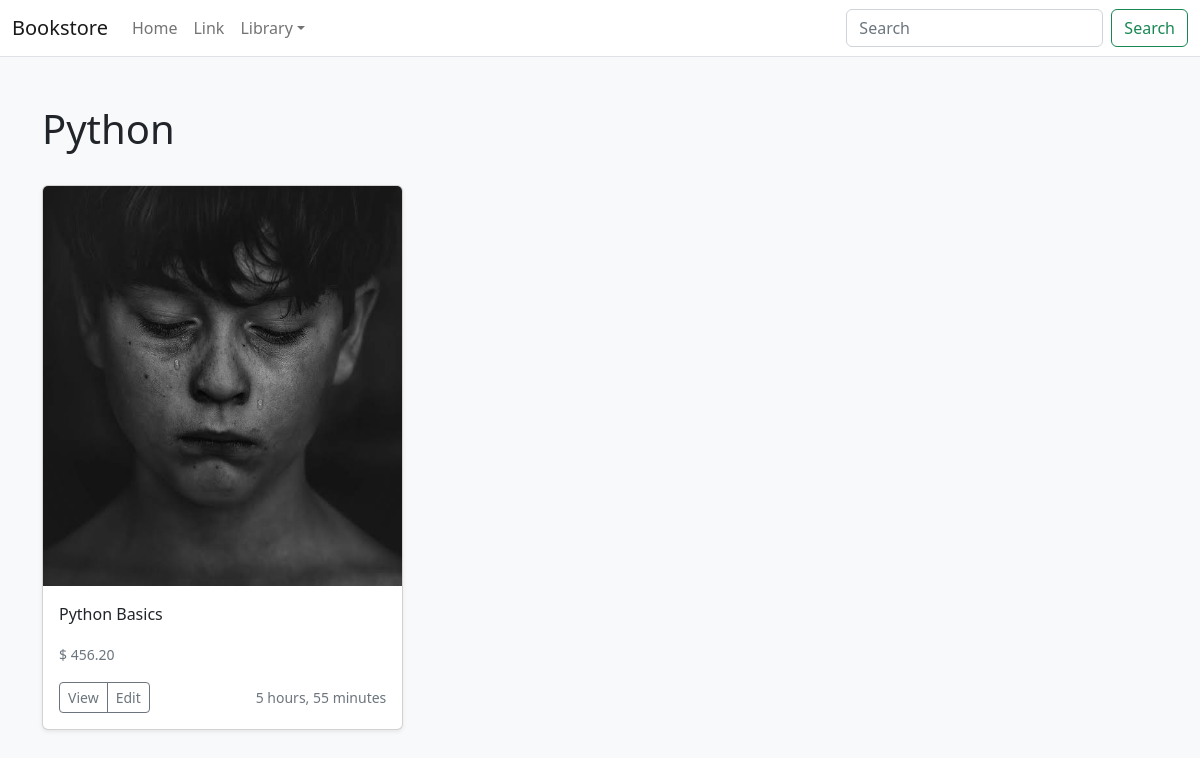
Page /search/python/ on the committed database.
### store/models.py (models this page shows, shortened)
class Category(models.Model):
    name = models.CharField(max_length=255, db_index=True)
    slug = models.SlugField(max_length=255, unique=True)
    class Meta:
        verbose_name_plural = "categories"
    def get_absolute_url(self):
        return reverse('store:category_list', args=[self.slug])

class Product(models.Model):
    category = models.ForeignKey(Category, related_name="product", on_delete=models.CASCADE)
    created_by = models.ForeignKey(User, on_delete=models.CASCADE, related_name="product_creator")
    title = models.CharField(max_length=255)
    author = models.CharField(max_length=255, default="admin")
    description = models.TextField(blank=True)
    image = models.ImageField(upload_to="images/")
    slug = models.SlugField(max_length=255)
    price = models.DecimalField(max_digits=5, decimal_places=2)
    in_stock = models.BooleanField(default=True)
    is_active = models.BooleanField(default=True)
    created = models.DateTimeField(auto_now_add=True)
    updated = models.DateTimeField(auto_now=True)
    class Meta:
        verbose_name_plural = "Products"
        ordering = ("-created",)
    def get_absolute_url(self):
        return reverse('store:product_detail', args=[self.slug])

### store/views.py (the view)
# urls.py: path('search/<slug:category_slug>/', views.category_list, name="category_list"),
def category_list(request, category_slug):
    category = get_object_or_404(Category, slug=category_slug)
    products = Product.objects.filter(category=category)
    context = {
        "category": category,
        "products": products
    }
    return render(request, "store/products/category.html", context)

### store/views.py (called while the page is built)
def categories(request):
    return {
        'categories': Category.objects.all()
    }

### templates/store/products/category.html (shortened to what this page needs)
{% extends "../base.html" %}
{% load static %}
{% block content %}
<main>
    <div class="album py-5 bg-light">
      <div class="container">
        <div class="pb-3 h5"><h1>{{category.name}}</h1></div>
        <div class="row row-cols-1 row-cols-sm-2 row-cols-md-3 g-3">
            {% for product in products %}
                <div class="col">
                    <div class="card shadow-sm">
                    <img class="card-img-top" alt="Responsive image" src="{{ product.image.url }}" width="50%" height="400vw" object-fit="cover">
                    <div class="card-body">
                        <p class="card-text">
                            <a class="text-dark text-decoration-none" href="{{ product.get_absolute_url }}">{{ product.title }}</a>
                        </p>
                        <p class="card-text">
                            <small class="text-muted">$ {{ product.price }}</small>
                        </p>
                        <div class="d-flex justify-content-between align-items-center">
                        <div class="btn-group">
                            <button type="button" class="btn btn-sm btn-outline-secondary">View</button>
                            <button type="button" class="btn btn-sm btn-outline-secondary">Edit</button>
                        </div>
                        <small class="text-muted">{{product.created|timesince}}</small>
                        </div>
                    </div>
                    </div>
                </div>
            {% endfor %}
        </div>
      </div>
    </div>
  </main>
{% endblock %}

### rows in the picture
Category: name "Python"
Product: image (picture), title "Python Basics", price "456.20", created "5 hours, 55 minutes"
